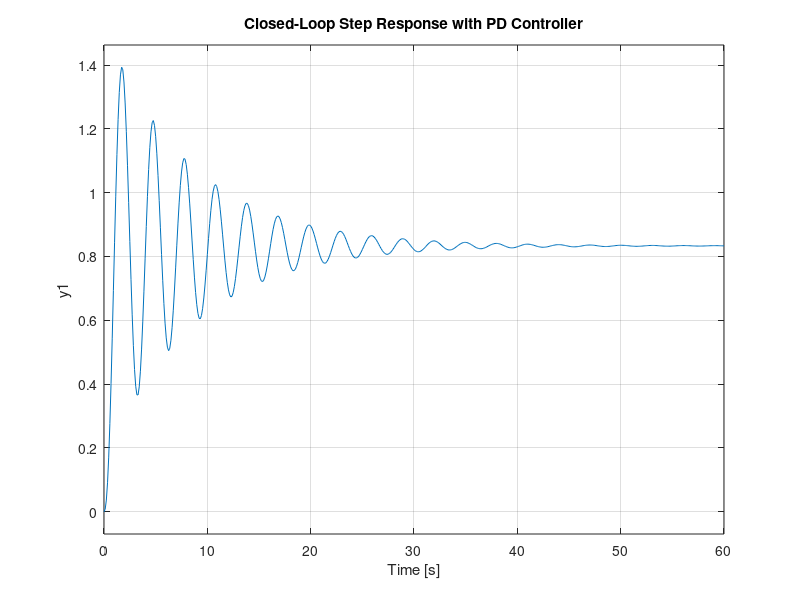

Write MATLAB code to recreate this figure.
% تعریف پارامترهای کنترلکننده PD
Kp = 10;
Kd = 1;

% تعریف تابع تبدیل سیستم باز
num = 1;
den = [1 3 4 2];
G = tf(num, den);

% تعریف تابع تبدیل کنترلکننده PD
C = tf([Kd Kp], 1);

% تشکیل تابع تبدیل حلقه باز سیستم با کنترلکننده
G_open = series(C, G);

% تشکیل تابع تبدیل حلقه بسته با فیدبک واحد
G_closed = feedback(G_open, 1);

% رسم پاسخ پله سیستم حلقه بسته
step(G_closed)
title('Closed-Loop Step Response with PD Controller')
grid on
